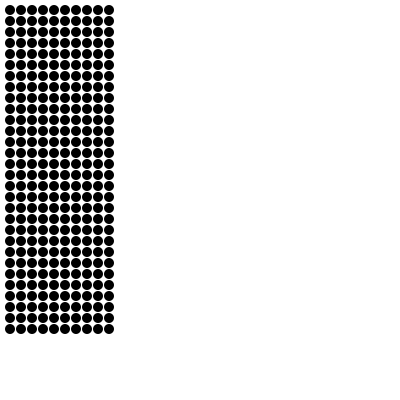
Frame 1 (no input)
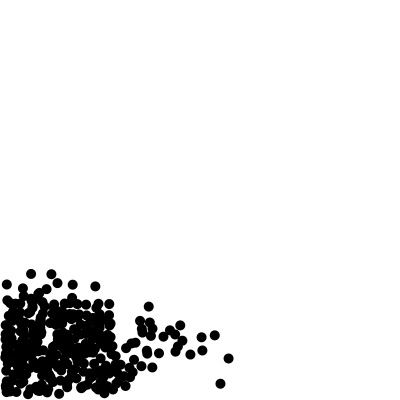
Frame 60 (the mouse pressed at the canvas centre just before this capture)
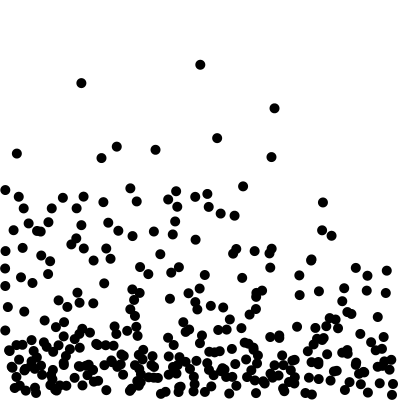
Frame 120 (the mouse held since frame 60 and released just before this capture)

The Processing sketch that drew these frames (run headless with seeded random() and noise(); from frame 60 on, the mouse is pressed at the canvas centre):

// Processing sketch: particle_v1_0
// ── particle_v1_0.pde
int PARTICLE_NUM = 100;

ArrayList<Particle>particles = new ArrayList();

void setup(){
  size(400,400);
  //for(int i = 0;i < PARTICLE_NUM;i++){
  //  particles.add(new Particle(new PVector(random(10,width-10),random(10,height-10))));
  //}
  for(int i = 0;i < 10;i++){
    for(int j = 0;j < 30;j++){
      particles.add(new Particle(new PVector(i*11+10,j*11+10)));
    }
  }
  
}

void draw(){
  background(255);
  for(Particle p:particles){
    p.add_random();
    p.apply_force(new PVector(0,0.2));
    p.collide_particles();
  }
  for(Particle p:particles){
    p.render();
    p.update();
  }
}

void mousePressed(){
  for(int i = 0;i < 30;i++){
    particles.add(new Particle(new PVector(random(-10,10)+mouseX,random(-10,10)+mouseY)));
  }
}
// ── particle.pde
class Particle{
  
  PVector pos, vel, acc;
  float mass, radius;
  
  Particle(PVector pos){
    this.pos = pos;
    vel = new PVector(0,0);
    acc = new PVector(0,0);
    radius = 5;
    mass = 10;
  }
  
  void render(){
    fill(0);
    noStroke();
    ellipse(pos.x,pos.y,radius*2,radius*2);
  }
  
  void update(){
    vel.add(acc);
    update_vel();
    vel.mult(0.99);
    acc.mult(0);
  }
  
  void update_vel(){
    if(check_bounds(new PVector(pos.x + vel.x,pos.y))){
      pos.x += vel.x;
    }else{
      vel.x = -vel.x;
    }
    if(check_bounds(new PVector(pos.x,pos.y + vel.y))){
      pos.y += vel.y;
    }else{
      vel.y = -vel.y;
    }
  }
  
  void add_random(){
    PVector vector = new PVector(random(-0.002,0.002),random(-0.002,0.002));
    apply_force(vector);
  }
  
  void collide_particles(){
    for(Particle p:particles){
      if(p != this){
        float dist = dist(p.pos.x,p.pos.y,pos.x,pos.y);
        if(dist < radius + p.radius){
          PVector vector = new PVector(pos.x-p.pos.x,pos.y-p.pos.y);
          vector.setMag(0.5);
          apply_force(vector);
        }
        if(dist > radius + p.radius+1 && dist < radius + p.radius + 10){
          PVector vector = new PVector(pos.x-p.pos.x,pos.y-p.pos.y);
          vector.setMag(-0.02);
          //apply_force(vector);
        }
      }
    }
  }
  
  void apply_force(PVector force){
    acc.add(force);
  }
  
  boolean check_bounds(PVector pos){
    if(pos.x > radius&&pos.x < width-radius&&pos.y > radius&&pos.y < height-radius){
      return true;
    }
    return false;
  }
  
}
